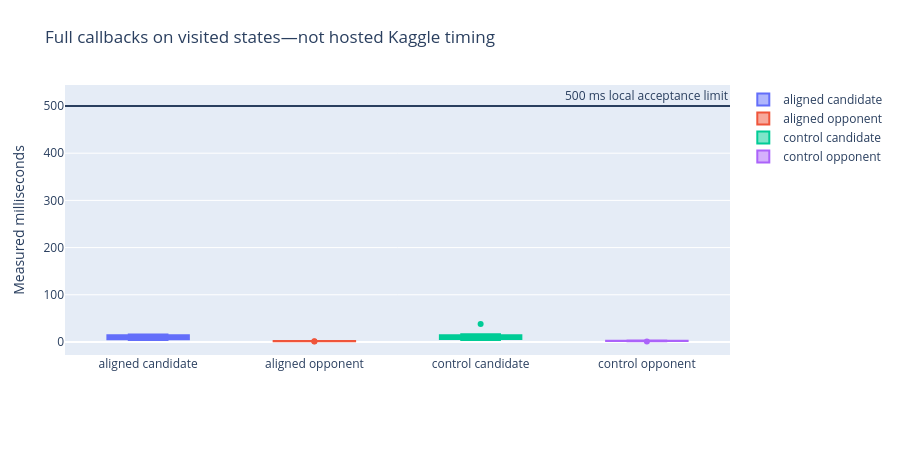

Here is the notebook cell this chart was saved with:
### Markdown cell above
### 9 · Complete-callback acceptance
These are actual candidate and opponent callback measurements on visited states. Same-state shadow controls are also gated. No hosted-Kaggle timing claim is made.

### Code cell
charts[5].show()
print('Candidate max ms:', report['candidate_callback_max_ms'])
print('Opponent max ms:', report['opponent_callback_max_ms'])
print('Same-state attribution:', report['same_state_attribution_all_passed'])

### Figure 1 — Plotly figure (JSON) as saved in the notebook; plotly's stock layout.template omitted (floating-point values rounded to 4 significant figures)
{"data": [{"boxpoints": "outliers", "name": "aligned candidate", "type": "box", "y": [6.475, 9.924, 13.48, 15.62, 15.74, 15.93, 15.88, 14.21, 14.23, 14.06, 12.05, 10.56, 11.53, 9.012, 8.705, 8.196, 7.819, 5.088, 5.448, 4.413, 4.508, 4.373, 4.018]}, {"boxpoints": "outliers", "name": "aligned opponent", "type": "box", "y": [0.9616, 1.283, 1.568, 1.897, 1.915, 1.868, 2.184, 1.794, 1.919, 1.922, 2.037, 1.88, 1.955, 1.883, 1.966, 1.819, 1.768, 1.774, 1.813, 1.707, 1.663, 1.63, 1.706]}, {"boxpoints": "outliers", "name": "control candidate", "type": "box", "y": [9.045, 10.39, 38.05, 16.14, 16.19, 16.06, 16.27, 14.26, 14.48, 14.13, 12.84, 10.78, 11.51, 9.511, 9.272, 8.771, 8.166, 5.473, 5.364, 4.839, 4.793, 4.706, 4.125]}, {"boxpoints": "outliers", "name": "control opponent", "type": "box", "y": [1.061, 1.262, 1.554, 1.896, 1.858, 1.839, 3.047, 2.034, 2.291, 2.263, 2.65, 2.375, 2.479, 2.339, 2.576, 2.076, 2.076, 2.297, 2.341, 1.89, 1.862, 1.811, 1.935]}], "layout": {"annotations": [{"showarrow": false, "text": "500 ms local acceptance limit", "x": 1, "xanchor": "right", "xref": "x domain", "y": 500, "yanchor": "bottom", "yref": "y"}], "height": 460, "margin": {"b": 105, "l": 65, "r": 25, "t": 85}, "shapes": [{"type": "line", "x0": 0, "x1": 1, "xref": "x domain", "y0": 500, "y1": 500, "yref": "y"}], "title": {"text": "Full callbacks on visited states—not hosted Kaggle timing"}, "yaxis": {"title": {"text": "Measured milliseconds"}}}}
